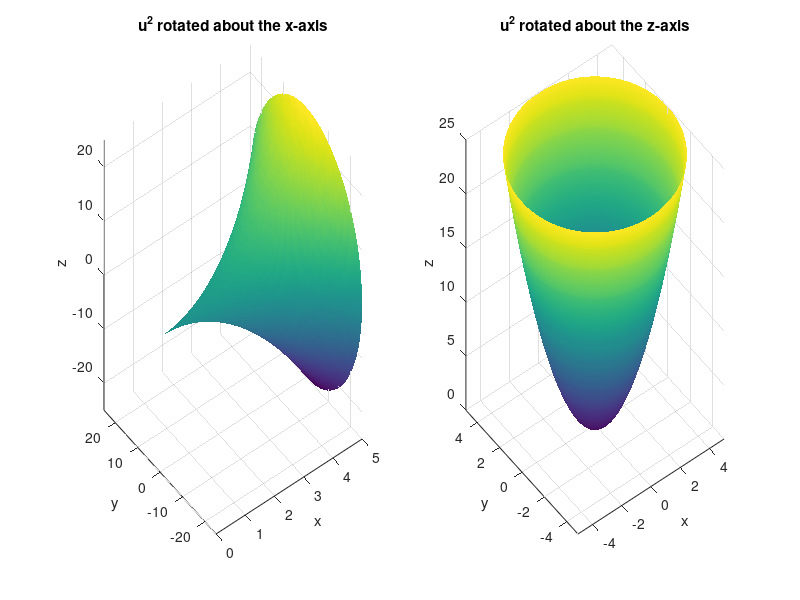

Write the MATLAB code that produced this figure.
facets = 100;
u = linspace(0, 5, facets);
th = linspace(0, 2*pi, facets);
[uu tth] = meshgrid(u, th);

% Rotate about x-axis
subplot(1,2,1)
rr = uu.^2;
xx = uu;
yy = rr.*cos(tth);
zz = rr.*sin(tth);
surf(xx, yy, zz)
shading interp, axis tight
xlabel('x'), ylabel('y'), zlabel('z')
title('u^2 rotated about the x-axis')

% Rotate about z-axis
subplot(1, 2, 2)
rr = uu;
zz = rr.^2;
xx = rr.*cos(tth);
yy = rr.*sin(tth);
surf(xx, yy, zz);
shading interp, axis tight
xlabel('x'), ylabel('y'), zlabel('z')
title('u^2 rotated about the z-axis')